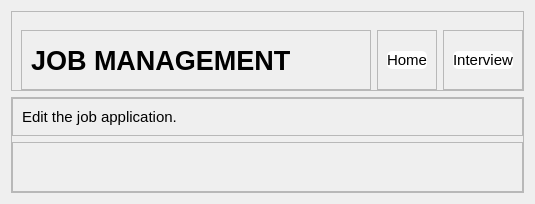
            <widget class="QWidget" name="job_body" native="true">
             <property name="sizePolicy">
              <sizepolicy hsizetype="Expanding" vsizetype="Expanding">
               <horstretch>0</horstretch>
               <verstretch>0</verstretch>
              </sizepolicy>
             </property>
             <layout class="QVBoxLayout" name="verticalLayout_18">
              <item>
               <widget class="QFrame" name="job_header">
                <property name="minimumSize">
                 <size>
                  <width>0</width>
                  <height>80</height>
                 </size>
                </property>
                <property name="frameShape">
                 <enum>QFrame::StyledPanel</enum>
                </property>
                <property name="frameShadow">
                 <enum>QFrame::Raised</enum>
                </property>
                <layout class="QGridLayout" name="gridLayout_3">
                 <property name="leftMargin">
                  <number>9</number>
                 </property>
                 <property name="topMargin">
                  <number>18</number>
                 </property>
                 <property name="rightMargin">
                  <number>0</number>
                 </property>
                 <property name="bottomMargin">
                  <number>0</number>
                 </property>
                 <item row="0" column="0">
                  <widget class="QFrame" name="frame_42">
                   <property name="minimumSize">
                    <size>
                     <width>350</width>
                     <height>0</height>
                    </size>
                   </property>
                   <property name="frameShape">
                    <enum>QFrame::StyledPanel</enum>
                   </property>
                   <property name="frameShadow">
                    <enum>QFrame::Raised</enum>
                   </property>
                   <layout class="QGridLayout" name="gridLayout_28">
                    <item row="0" column="0">
                     <widget class="QLabel" name="label_6">
                      <property name="font">
                       <font>
                        <family>Arial</family>
                        <pointsize>20</pointsize>
                        <weight>75</weight>
                        <bold>true</bold>
                       </font>
                      </property>
                      <property name="text">
                       <string>JOB MANAGEMENT</string>
                      </property>
                     </widget>
                    </item>
                   </layout>
                  </widget>
                 </item>
                 <item row="0" column="1">
                  <widget class="QFrame" name="frame_43">
                   <property name="frameShape">
                    <enum>QFrame::StyledPanel</enum>
                   </property>
                   <property name="frameShadow">
                    <enum>QFrame::Raised</enum>
                   </property>
                   <layout class="QGridLayout" name="gridLayout_29">
                    <item row="0" column="0">
                     <widget class="QPushButton" name="home_2">
                      <property name="font">
                       <font>
                        <family>Arial</family>
                        <pointsize>11</pointsize>
                       </font>
                      </property>
                      <property name="styleSheet">
                       <string notr="true">QPushButton {
            border: none; 
            border-radius: 5px; 
			background-color: rgb(255, 255, 255)
        }
        QPushButton:pressed {
            background-color: white;
        }
</string>
                      </property>
                      <property name="text">
                       <string>Home</string>
                      </property>
                      <property name="flat">
                       <bool>true</bool>
                      </property>
                     </widget>
                    </item>
                   </layout>
                  </widget>
                 </item>
                 <item row="0" column="2">
                  <widget class="QFrame" name="frame_44">
                   <property name="frameShape">
                    <enum>QFrame::StyledPanel</enum>
                   </property>
                   <property name="frameShadow">
                    <enum>QFrame::Raised</enum>
                   </property>
                   <layout class="QGridLayout" name="gridLayout_30">
                    <item row="0" column="0">
                     <widget class="QPushButton" name="pushButton_14">
                      <property name="font">
                       <font>
                        <family>Arial</family>
                        <pointsize>11</pointsize>
                       </font>
                      </property>
                      <property name="styleSheet">
                       <string notr="true">QPushButton {
            border: none; 
            border-radius: 5px; 
			background-color: rgb(255, 255, 255)
        }
        QPushButton:pressed {
            background-color: white;
        }
</string>
                      </property>
                      <property name="text">
                       <string>Interview</string>
                      </property>
                      <property name="flat">
                       <bool>true</bool>
                      </property>
                     </widget>
                    </item>
                   </layout>
                  </widget>
                 </item>
                </layout>
               </widget>
              </item>
              <item>
               <widget class="QFrame" name="job_body_2">
                <property name="sizePolicy">
                 <sizepolicy hsizetype="Preferred" vsizetype="Expanding">
                  <horstretch>0</horstretch>
                  <verstretch>0</verstretch>
                 </sizepolicy>
                </property>
                <property name="frameShape">
                 <enum>QFrame::StyledPanel</enum>
                </property>
                <property name="frameShadow">
                 <enum>QFrame::Raised</enum>
                </property>
                <layout class="QVBoxLayout" name="verticalLayout_20">
                 <property name="leftMargin">
                  <number>0</number>
                 </property>
                 <property name="topMargin">
                  <number>0</number>
                 </property>
                 <property name="rightMargin">
                  <number>0</number>
                 </property>
                 <property name="bottomMargin">
                  <number>0</number>
                 </property>
                 <item alignment="Qt::AlignTop">
                  <widget class="QFrame" name="frame_45">
                   <property name="minimumSize">
                    <size>
                     <width>0</width>
                     <height>30</height>
                    </size>
                   </property>
                   <property name="frameShape">
                    <enum>QFrame::StyledPanel</enum>
                   </property>
                   <property name="frameShadow">
                    <enum>QFrame::Raised</enum>
                   </property>
                   <layout class="QGridLayout" name="gridLayout_31">
                    <item row="0" column="0">
                     <widget class="QLabel" name="label_8">
                      <property name="font">
                       <font>
                        <family>Arial</family>
                        <pointsize>11</pointsize>
                       </font>
                      </property>
                      <property name="text">
                       <string>Edit the job application.</string>
                      </property>
                     </widget>
                    </item>
                   </layout>
                  </widget>
                 </item>
                 <item>
                  <widget class="QFrame" name="frame_46">
                   <property name="sizePolicy">
                    <sizepolicy hsizetype="Preferred" vsizetype="Expanding">
                     <horstretch>0</horstretch>
                     <verstretch>0</verstretch>
                    </sizepolicy>
                   </property>
                   <property name="frameShape">
                    <enum>QFrame::StyledPanel</enum>
                   </property>
                   <property name="frameShadow">
                    <enum>QFrame::Raised</enum>
                   </property>
                   <layout class="QVBoxLayout" name="verticalLayout_34">
                    <property name="leftMargin">
                     <number>0</number>
                    </property>
                    <property name="topMargin">
                     <number>0</number>
                    </property>
                    <property name="rightMargin">
                     <number>0</number>
                    </property>
                    <property name="bottomMargin">
                     <number>0</number>
                    </property>
                    <item>
                     <widget class="QScrollArea" name="scrollArea_6">
                      <property name="styleSheet">
                       <string notr="true">

QScrollBar:vertical{
	border: none;
	width: 7px;
}

QScrollBar::handle:vertical{
	background-color: rgb(204, 204, 204);
	min-height: 20px;
	border-radius: 5px;
}

QScrollBar::handle:vertica:hoverl{
	background-color: rgb(124, 124, 124);
}
</string>
                      </property>
                      <property name="frameShape">
                       <enum>QFrame::NoFrame</enum>
                      </property>
                      <property name="widgetResizable">
                       <bool>true</bool>
                      </property>
                      <widget class="QWidget" name="scrollAreaWidgetContents_6">
                       <property name="geometry">
                        <rect>
                         <x>0</x>
                         <y>0</y>
                         <width>505</width>
                         <height>372</height>
                        </rect>
                       </property>
                       <layout class="QVBoxLayout" name="verticalLayout_35">
                        <item>
                         <widget class="QWidget" name="widget_7" native="true"/>
                        </item>
                       </layout>
                      </widget>
                     </widget>
                    </item>
                   </layout>
                  </widget>
                 </item>
                </layout>
               </widget>
              </item>
             </layout>
            </widget>
